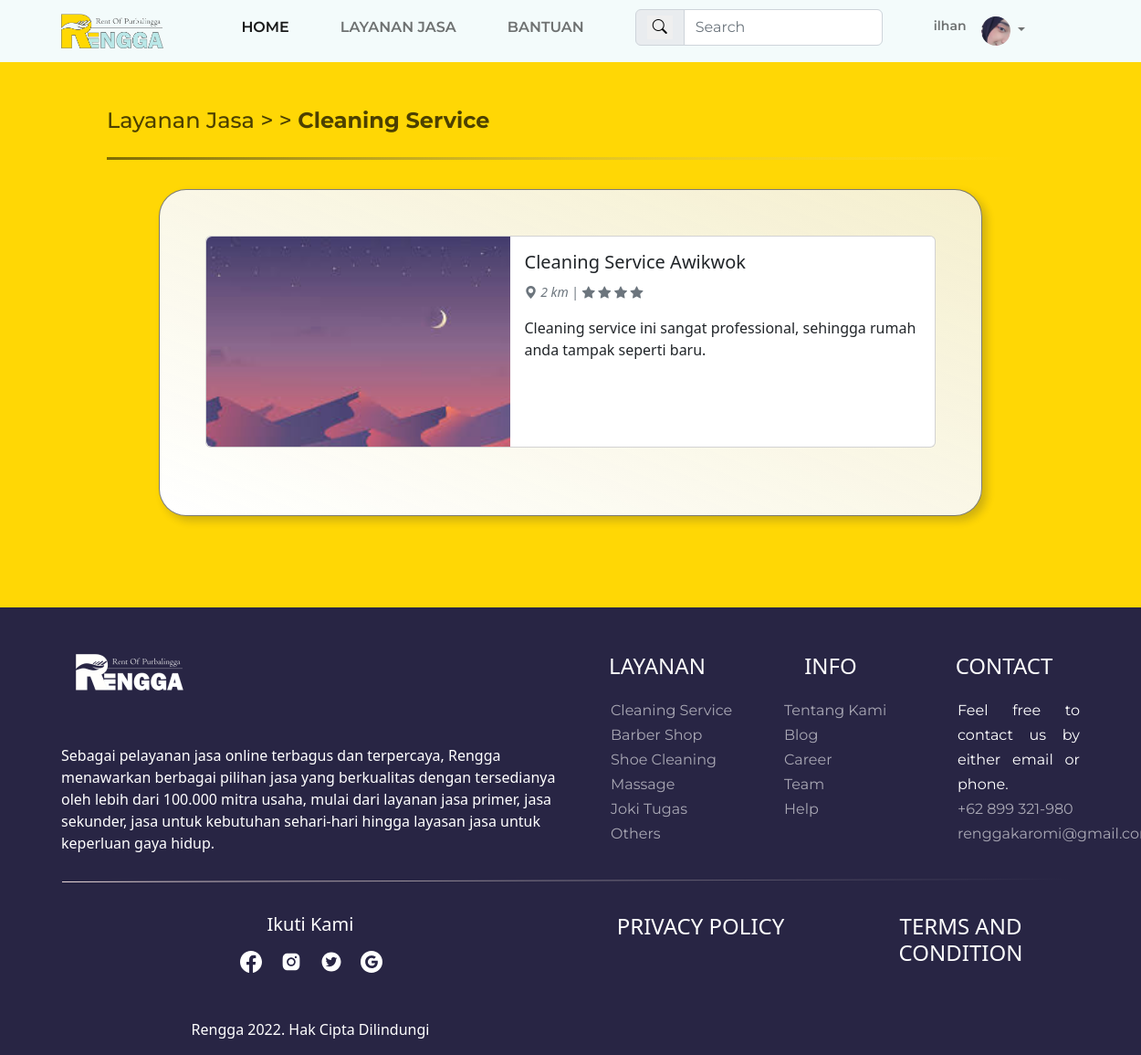
/detail-cleaning-service.php (signed in), run on the app's committed database.
### tables this page shows
CREATE TABLE `data_user` (
  `id_user` int(255) NOT NULL,
  `username` varchar(100) NOT NULL,
  `nama` varchar(250) NOT NULL,
  `password` varchar(100) NOT NULL,
  `email` varchar(100) NOT NULL,
  `handphone` varchar(20) NOT NULL,
  `jenis_kelamin` varchar(10) NOT NULL,
  `tanggal_lahir` date NOT NULL,
  `alamat` text NOT NULL,
  `foto` varchar(255) NOT NULL DEFAULT 'kucingsopan.jpeg'
);

CREATE TABLE `data_layanan` (
  `id_layanan` int(255) NOT NULL,
  `id_toko` int(255) NOT NULL,
  `nama_layanan` varchar(255) NOT NULL,
  `jenis_layanan` varchar(50) NOT NULL,
  `harga_layanan` decimal(15,2) NOT NULL,
  `deskripsi_layanan` text NOT NULL,
  `foto_layanan` varchar(255) NOT NULL DEFAULT 'Frame 23.png'
);

### detail-cleaning-service.php (the view, shortened to what this page needs)
<?php
  include "koneksi.php";
  $username = $_SESSION['login'];
  $stmt1 = mysqli_prepare($koneksi, "select * from data_user where username=?");
  mysqli_stmt_bind_param($stmt1, 's', $username);
  mysqli_stmt_execute($stmt1);
  $user = mysqli_fetch_array(mysqli_stmt_get_result($stmt1));
   $query = mysqli_query($koneksi, "select * from data_layanan where jenis_layanan='cleaningservice'");
?>
<!DOCTYPE html>
<html lang="en">
<head>
    <link href="https://cdn.jsdelivr.net/npm/bootstrap@5.2.0-beta1/dist/css/bootstrap.min.css" rel="stylesheet"
>
    <link rel="stylesheet" href="CSS/style.css?v=<?= time(); ?>">
    <link rel="stylesheet" href="https://cdn.jsdelivr.net/npm/bootstrap-icons@1.8.2/font/bootstrap-icons.css">
</head>
<body>
    <nav class="navbar navbar-expand-lg sticky-top">
        <div class="container">
        <a class="navbar-brand" href="index-login.html"><img src="css/assets/logo.png" alt="logo" /></a>
        <div class="collapse navbar-collapse" id="navbarNavAltMarkup">
            <div class="navbar-nav ms-auto">
            <a class="nav-link a active" aria-current="page" href="index-login.php">Home</a>
            <a class="nav-link a" href="layanan-login.php">Layanan Jasa</a>
            <a class="nav-link a" href="pusat-bantuan-login.html">Bantuan</a>
            <form class="nav-link d-flex input-group" role="search">
                <span class="input-group-text" id="basic-addon1"
                ><button type="submit" style="border: none"><i class="bi bi-search"></i></button
                ></span>
                <input type="search" class="form-control" placeholder="Search" aria-label="Search" aria-describedby="basic-addon1" />
            </form>
            <span class="nav-link login"><?php echo $_SESSION["login"]; ?></span>
            <div class="nav-item dropdown">
                <a class="nav-link dropdown-toggle" href="#" id="navbarScrollingDropdown" role="button" data-bs-toggle="dropdown" aria-expanded="false">
                <img class="navbar_photo" src="photos/profile_photo/<?php echo $user['foto']; ?>" alt="profile" />
                </a>
            </div>
            </div>
        </div>
        </div>
    </nav>
    <div class="container-fluid detail">
        <div class="container detail-layanan">
            <div class="judul">
                <h4>Layanan Jasa > > <b>Cleaning Service</b></h4>
                <img src="CSS/assets/Line 1.svg" alt="line">
            </div>
            <div class="layanan">
                <?php foreach($query as $layanan) { ?>
                    <a href="<?= "detail_layanan.php?id_layanan=".$layanan['id_layanan']; ?>" class="text-decoration-none text-reset">
                        <div class="card mb-4" style="max-width: 800px;">
                            <div class="row g-0">
                                <div class="col-md-5">
                                    <img src="photos/layanan_photo/<?php echo $layanan['foto_layanan'] ?>" class="img-fluid rounded-start gambar_layanan" alt="mc1" style="width:400px; height:230px">
                                </div>
                                <div class="col-md-7">
                                    <div class="card-body">
                                        <h5 class="card-title"><label for=""><?= $layanan['nama_layanan'] ?></label></h5>
                                        <p class="card-text"><small class="text-muted"><i class="bi bi-geo-alt-fill"> 2
                                                    km</i> | <i class="bi bi-star-fill"> </i> <i
                                                    class="bi bi-star-fill"></i>
                                                </i> <i class="bi bi-star-fill"> </i> <i class="bi bi-star-fill"> </i>
                                            </small></p>
                                        <p class="card-text"><?= $layanan['deskripsi_layanan'] ?></p>
                                    </div>
                                </div>
                            </div>
                        </div>
                    </a>
                <?php } ?>
            </div>
        </div>
    </div>
    <footer>
        <div class="container-fluid footer">
            <div class="container footer1">
                <div class="row footer2">
                    <div class="col-sm-6">
                        <img src="CSS/assets/footer-logo.png" alt="logo">
                        <p>Sebagai pelayanan jasa online terbagus dan terpercaya, Rengga menawarkan berbagai pilihan
                            jasa yang
                            berkualitas dengan tersedianya oleh lebih dari 100.000 mitra usaha, mulai dari layanan jasa
                            primer, jasa
                            sekunder, jasa untuk kebutuhan sehari-hari hingga layasan jasa untuk keperluan gaya hidup.
                        </p>
                        <img src="CSS/assets/line3.svg  " alt="line">
                    </div>
                    <div class="col-sm-2">
                        <h4>LAYANAN</h4>
                        <ul>
                            <li><a href="detail-cleaning-service.html">Cleaning Service</a></li>
                            <li><a href="detail-barbershop.html">Barber Shop</a></li>
                            <li><a href="detail-shoecleaning.html">Shoe Cleaning</a></li>
                            <li><a href="detail-massage.html">Massage</a></li>
                            <li><a href="detail-jokitugas.html">Joki Tugas</a></li>
                            <li><a href="layanan-login.html">Others</a></li>
                        </ul>
                    </div>
                    <div class="col-sm-2">
                        <h4>INFO</h4>
                        <ul>
                            <li><a href="#">Tentang Kami</a></li>
                            <li><a href="#">Blog</a></li>
                            <li><a href="#">Career</a></li>
                            <li><a href="#">Team</a></li>
                            <li><a href="pusat-bantuan-login.html">Help</a></li>
                        </ul>
                    </div>
                    <div class="col-sm-2">
                        <h4>CONTACT</h4>
                        <ul>
                            <li>Feel free to contact us by either email or phone.</li>
                            <li><a href="#">+62 899 321-980</a></li>
                            <li><a href="#">renggakaromi@gmail.com</a></li>
                        </ul>
                    </div>
                </div>
                <div class="row footer3">
                    <div class="col-sm-6">
                        <h5>Ikuti Kami</h5>
                        <ul>
                            <li><a href="#"><img src="CSS/assets/fb.svg" alt="fb"></a></li>
                            <li><a href="#"><img src="CSS/assets/instagram.svg" alt="fb"></a></li>
                            <li><a href="#"><img src="CSS/assets/twitter.svg" alt="fb"></a></li>
                            <li><a href="#"><img src="CSS/assets/google.svg" alt="fb"></a></li>
                        </ul>
                        <p>Rengga 2022. Hak Cipta Dilindungi
                        </p>
                    </div>
                    <div class="col-sm-3">
                        <a href="#">
                            <h4>PRIVACY POLICY</h4>
                        </a>
                    </div>
                    <div class="col-sm-3">
                        <a href="#">
                            <h4>TERMS AND CONDITION</h4>
                        </a>
                    </div>
                </div>
            </div>
        </div>
    </footer>
</body>
</html>

### CSS/style.css (style rules this page uses)
:root { --carousel-jasa-height: 60vh; }
body { margin: 0; padding: 0; box-sizing: border-box; }
.gambar_layanan { object-fit: cover; object-position: center; width: 100%; height: 15rem; }
.navbar_photo { object-fit: cover; object-position: center; border-radius: 50%; width: 2rem; height: 2rem; }
.nav-link { margin-bottom: 20px; font-family: "Montserrat", sans-serif; font-size: 20px; }
.navbar-brand img { margin: 0px; width: 7rem; }
.navbar .input-group { height: min-content; padding: 0; }
.container-fluid { background-color: #ffd705; }
.judul { font-family: "Montserrat", sans-serif; font-size: 32px; color: rgba(0, 0, 0, 0.7); line-height: 101.5%; margin-bottom: 20px; margin-left: 50px; }
.footer { background-color: #282544; color: #fff; }
.footer3 { margin-top: 25px; text-align: center; }
.footer2 h4 { margin-top: 50px; text-align: center; margin-bottom: 20px; }
.footer2 ul { font-family: "Montserrat", sans-serif; list-style: none; font-size: 16px; text-align: justify; line-height: 27px; }
.footer3 ul { margin-right: 50px; margin-top: 15px; list-style: none; display: flex; justify-content: center; }
.footer3 p { margin-top: 50px; }
.footer3 ul li { margin-left: 20px; text-align: center; }
.footer1 .footer2 a { text-decoration: none; color: rgba(255, 255, 255, 0.6); }
.footer1 .footer3 a { text-decoration: none; color: rgba(255, 255, 255, 1); }
.login { margin-bottom: 30px; }
.container.detail-layanan { padding-top: 50px; padding-bottom: 100px; }
.container.detail-layanan .layanan { width: max-content; background-image: linear-gradient(to top right, rgba(255, 255, 255, 100%), rgba(243, 243, 243, 85%)); border: 1.5px solid rgba(0, 0, 0, 0.5); box-shadow: 5px 5px 10px rgba(11, 22, 62, 20%); padding: 50px 50px 50px 50px; margin: auto; border-radius: 30px; }
.container.detail-layanan .layanan a { text-decoration: none; color: black; }
.container.detail-layanan .layanan img { height: 100%; }
@media (min-width: 992px) { .navbar { padding: 10px; background-color: #f3fbfb; } }
@media (min-width: 992px) { .nav-link { margin-right: 40px; text-transform: uppercase; margin-bottom: 0px; font-family: "Montserrat", sans-serif; font-size: 16px; font-weight: 600; min-width: fit-content; } }
@media (min-width: 992px) { .nav-link.login { margin-right: 0px; text-transform: none; font-size: 14px; } }
@media (min-width: 992px) { .nav-item { margin-right: 12px; border: 1px solid black; } }
@media (min-width: 992px) { .nav-item.dropdown { border: none; } }

### data on the page
data_user: foto (picture)
data_layanan: foto_layanan (picture), nama_layanan "Cleaning Service Awikwok", deskripsi_layanan "Cleaning service ini sangat professional, sehingga rumah anda tampak seperti baru."

### other printed values
$_SESSION["login"] "ilhan"
